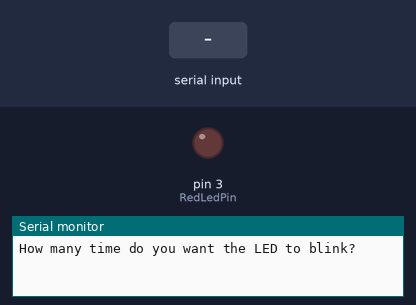
Bench run of a sketch on a simulated Arduino Uno, built with avr-gcc and run on an emulated ATmega328P. Parts: output pins drawn as LEDs (lit = HIGH), the last lines printed to the serial monitor. Dashed ring = blinking. Inputs (shaded band) come from the test bench.

Above: at 1.2 s.
1.3 s: "90,45\n" received over Serial
At 2.9 s:
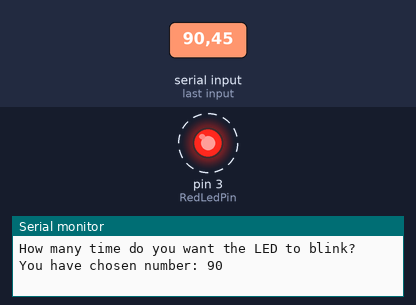
Timing chart, 0 to 10.3 s (numbered marks = the images above; inputs shaded):
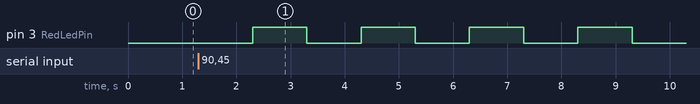

The sketch:

NanoSerialCommInputKeyboardInteractionMenu.ino
```cpp
//created by Fabiolus 2021/01/08
//the_fabiolous@hotmail.com

int BlinkTime;
int RedLedPin = 3;


void setup() {
  Serial.begin(9600);
  pinMode(RedLedPin, OUTPUT);
  digitalWrite(RedLedPin, LOW);

}


void loop() {
  Serial.println("How many time do you want the LED to blink?");

  while (Serial.available() == 0); {}

  BlinkTime = Serial.parseInt();

  Serial.print("You have chosen number: ");
  Serial.println(BlinkTime);
  delay(1000);

  for (int counter = 1; counter <= BlinkTime; counter++) {
    digitalWrite(RedLedPin, HIGH);
    delay(1000);
    digitalWrite(RedLedPin, LOW);
    delay(1000);
  }

}
```

Measured:
- after the input at 1.3 s, pin 3 (RedLedPin): alternates HIGH for 1.0 s and LOW for 1.0 s, starting after 1.0 s
